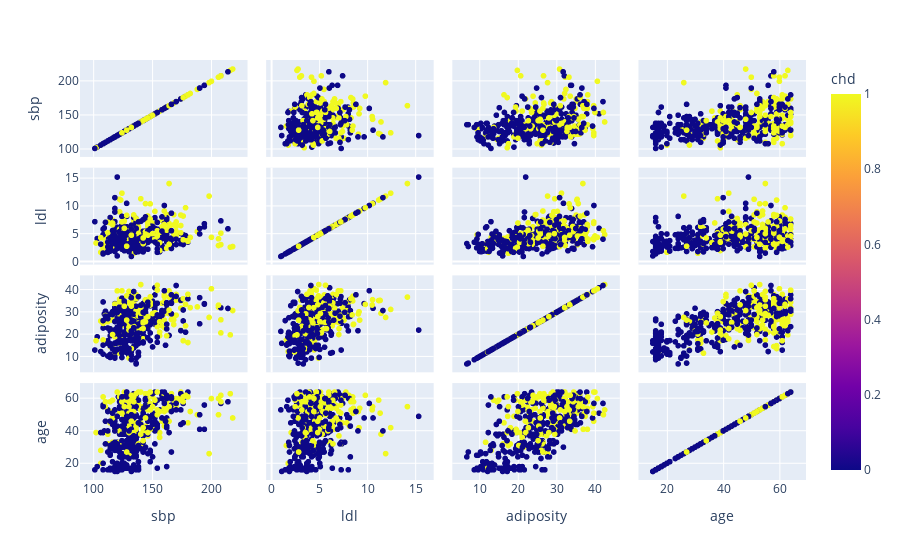

Write notebook code for a chart like this one.
### Code cell
px.scatter_matrix(data, dimensions=["sbp", "ldl", "adiposity", "age"], color="chd").show()

### Figure 1 — Plotly figure (JSON) as saved in the notebook; plotly's stock layout.template omitted (floating-point values rounded to 4 significant figures; data arrays with more than 128 entries replaced by an {"elided": "..."} marker saying what was removed)
{"data": [{"dimensions": [{"axis": {"matches": true}, "label": "sbp", "values": {"elided": "462 int values"}}, {"axis": {"matches": true}, "label": "ldl", "values": {"elided": "462 float values"}}, {"axis": {"matches": true}, "label": "adiposity", "values": {"elided": "462 float values"}}, {"axis": {"matches": true}, "label": "age", "values": {"elided": "462 int values"}}], "hovertemplate": "%{xaxis.title.text}=%{x}<br>%{yaxis.title.text}=%{y}<br>chd=%{marker.color}<extra></extra>", "legendgroup": "", "marker": {"color": {"elided": "462 int values"}, "coloraxis": "coloraxis", "symbol": "circle"}, "name": "", "showlegend": false, "type": "splom"}], "layout": {"coloraxis": {"colorbar": {"title": {"text": "chd"}}, "colorscale": [[0, "#0d0887"], [0.1111, "#46039f"], [0.2222, "#7201a8"], [0.3333, "#9c179e"], [0.4444, "#bd3786"], [0.5556, "#d8576b"], [0.6667, "#ed7953"], [0.7778, "#fb9f3a"], [0.8889, "#fdca26"], [1, "#f0f921"]]}, "dragmode": "select", "legend": {"tracegroupgap": 0}, "margin": {"t": 60}}}
